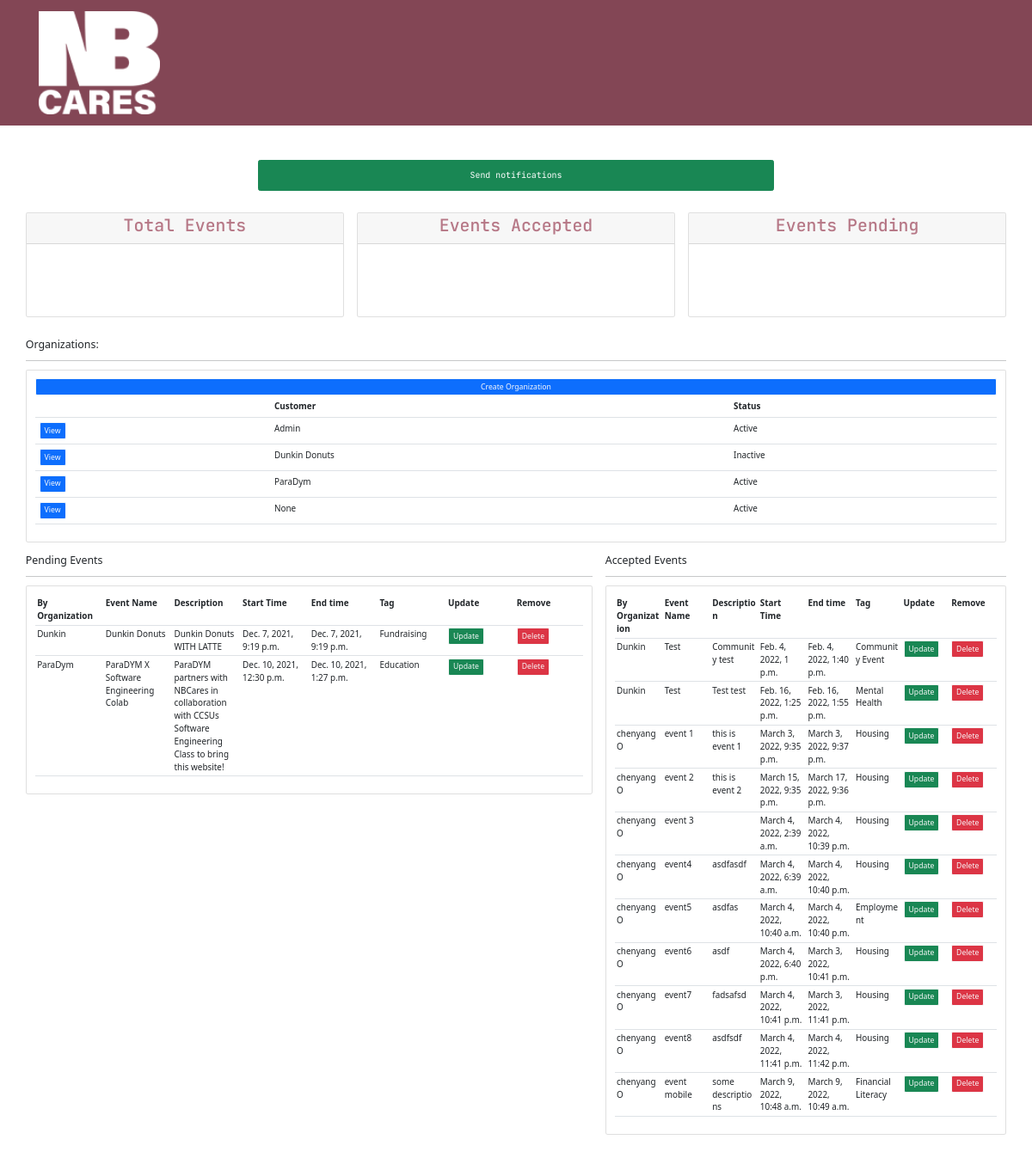
/admin-panel (signed in), run on an earlier commit of the app's database.
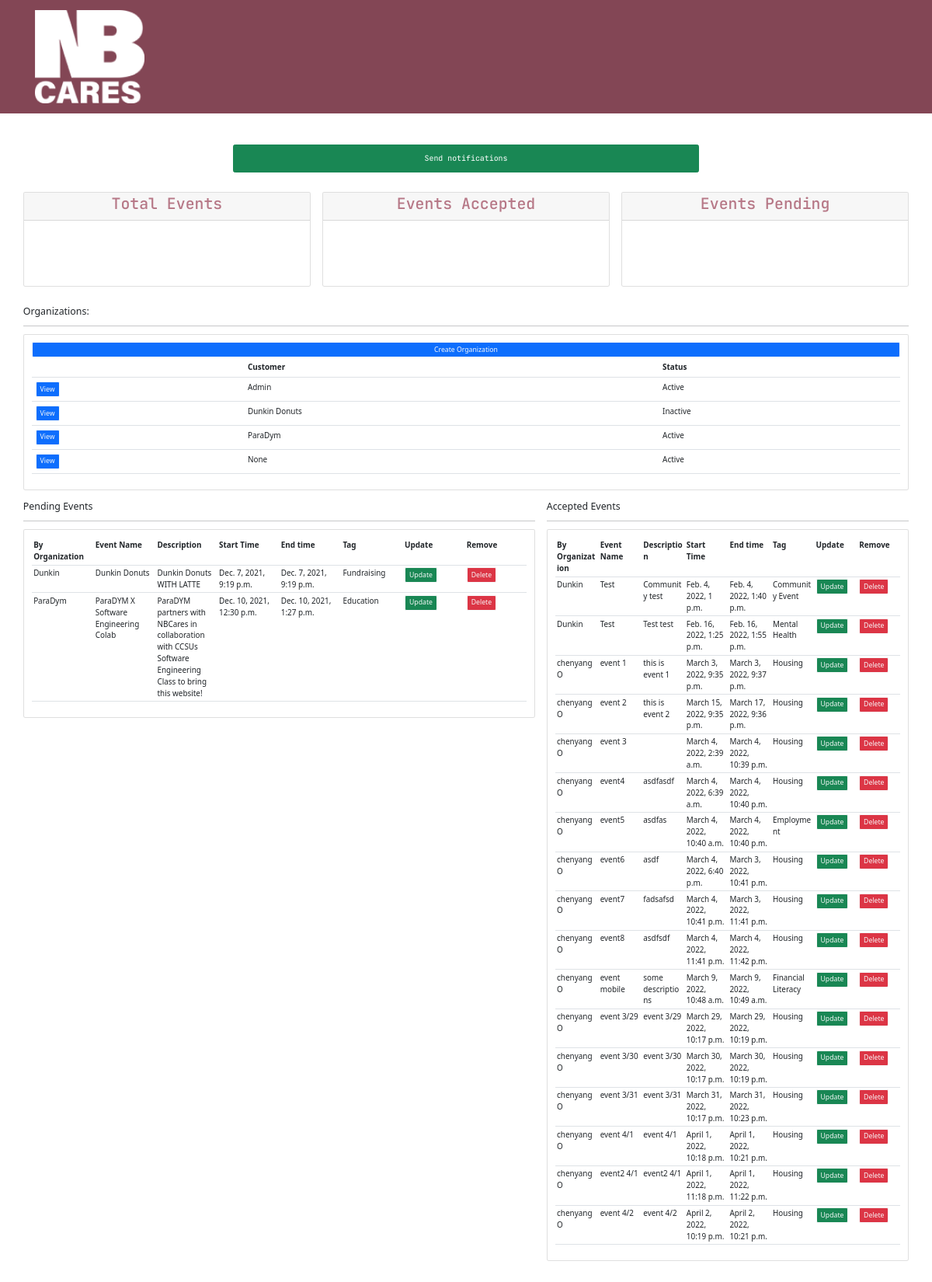
And on a later commit of the database.
### ProjectSite/models.py (models this page shows, shortened)
class Organization(models.Model):
    ORGANIZATION_STATUS = (
        ('Active', 'Active'),
        ('Inactive', 'Inactive'),
    )
    user = models.OneToOneField(User, on_delete=models.CASCADE, null=True)
    org_name = models.CharField(max_length=40, null=True, blank=False)
    org_address = models.CharField(max_length=60, null=True, blank=True)
    org_phone = models.CharField(max_length=20, null=True, blank=True)
    org_email = models.EmailField(null=True, blank=True)
    org_status = models.CharField(max_length=20, choices=ORGANIZATION_STATUS, default='Active')
    org_date_created = models.DateTimeField(auto_now_add=True, null=True, blank=True)
    def __str__(self):
        return str(self.user)

class Event(models.Model):
    EVENT_TAGS = (
        ('Housing', 'Housing'), ('Employment', 'Employment'), ('Education', 'Education'),
        ('Financial Literacy', 'Financial Literacy'), ('Healthcare', 'Healthcare'), ('Mental Health', 'Mental Health'),
        ('Family Engagement', 'Family Engagement'), ('Children Activities', 'Children Activities'), ('Art', 'Art'),
        ('Community Event', 'Community Event'), ('Fundraising', 'Fundraising'), ('Other', 'Other'),
    )
    EVENT_STATUS = (
        (u'Accepted', u'Accepted'),
        (u'Pending', u'Pending'),
        (u'Canceled', u'Canceled'),
        (u'Requested For Change', u'Requested For Change'),
    )
    user = models.ForeignKey(Organization, on_delete=models.CASCADE)
    event_name = models.CharField(max_length=100, null=True, blank=False)
    event_description = models.TextField(max_length=400, null=True, blank=True)
    event_sTime = models.DateTimeField()
    event_eTime = models.DateTimeField()
    event_tag = models.CharField(max_length=30, null=True, choices=EVENT_TAGS)
    event_status = models.CharField(max_length=30, choices=EVENT_STATUS, default='Pending')
    event_date_created = models.DateTimeField(auto_now_add=True, null=True, blank=True)
    event_popper = models.ImageField(null=True, blank=True, upload_to="images/")
    registered = models.ManyToManyField(User, default=None, blank=True, related_name='registeredUser')

### ProjectSite/decorators.py (the view)
        def wrapper_func(request, *args, **kwargs):
            group = None
            if request.user.groups.exists():
                group = request.user.groups.all()[0].name
            if group in allowed_roles:
                return view_func(request, *args, **kwargs)
            else:
                return HttpResponse('You are not authorized to view this page')

### templates/ProjectSite/admin-panel.html (shortened to what this page needs)
{% extends 'ProjectSite/log-base.html' %}
{% load static %}
{% block body %}
    <form action="{% url 'send_email_notifications' %}" method="GET" class="text-center">
        <button type="submit" class="btn btn-success w-50 p-3 m-3">Send notifications</button>
    </form>
    <br>
    <div class="row px-5">
        <div class="col">
            <div class="col-md">
                <div class="card text-center text-white  mb-3" id="total-orders">
                    <div class="card-header">
                        <h2 class="card-title">Total Events</h2>
                    </div>
                    <div class="card-body">
                        <h3 class="card-title">{{ total_events }}</h3>
                    </div>
                </div>
            </div>
        </div>
        <div class="col">
            <div class="col-md">
                <div class="card text-center text-white  mb-3" id="orders-delivered">
                    <div class="card-header">
                        <h2 class="card-title">Events Accepted</h2>
                    </div>
                    <div class="card-body">
                        <h3 class="card-title">{{ Accepted_events_Count }}</h3>
                    </div>
                </div>
            </div>
        </div>
        <div class="col">
            <div class="col-md">
                <div class="card text-center text-white  mb-3" id="orders-pending">
                    <div class="card-header">
                        <h2 class="card-title">Events Pending</h2>
                    </div>
                    <div class="card-body">
                        <h3 class="card-title">{{ pending_events_Count }}</h3>
                    </div>
                </div>
            </div>
        </div>
    </div>
    <br>
    <div class="row px-5">
        <div class="col-md-12 pb-4">
            <h5>Organizations:</h5>
            <hr>
            <div class="card card-body">
                <a class="btn btn-primary btn-sm btn-block btn-outline-light" href="{% url 'admin_user_creation' %}">Create
                    Organization</a>
                <table class="table table-lg">
                    <tr>
                        <th></th>
                        <th>Customer</th>
                        <th>Status</th>
                    </tr>
                    {% for org in orgs %}
                        <tr>
                            <td><a class="btn btn-primary btn-outline-light btn-sm btn-block"
                                   href="{% url 'admin_organization' org.id %}">View</a></td>
                            <td>{{ org.org_name }}</td>
                            <td>{{ org.org_status }}</td>
                        </tr>
                    {% endfor %}
                </table>
            </div>
        </div>
        <div class="col-md-7">
            <h5>Pending Events</h5>
            <hr>
            <div class="card card-body">
                <table class="table table-sm" style="table-layout: fixed">
                    <tr>
                        <th>By Organization</th>
                        <th>Event Name</th>
                        <th>Description</th>
                        <th>Start Time</th>
                        <th>End time</th>
                        <th>Tag</th>
                        <th>Update</th>
                        <th>Remove</th>
                    </tr>
                    {% for event in pending_events %}
                        <tr>
                            <td>{{ event.user }}</td>
                            <td>{{ event.event_name }}</td>
                            <td>{{ event.event_description }}</td>
                            <td>{{ event.event_sTime }}</td>
                            <td>{{ event.event_eTime }}</td>
                            <td>{{ event.event_tag }}</td>
                            <td><a class="btn btn-success btn-outline-light btn-sm btn-block"
                                   href="{% url 'update_events' event.id %}">Update</a></td>
                            <td><a class="btn btn-danger btn-outline-light btn-sm btn-block"
                                   href="{% url 'delete_events' event.id %}">Delete</a></td>
                        </tr>
                    {% endfor %}
                </table>
            </div>
        </div>
        <div class="col-md-5">
            <h5>Accepted Events</h5>
            <hr>
            <div class="card card-body">
                <table class="table table-sm" style="table-layout: fixed">
                    <tr>
                        <th>By Organization</th>
                        <th>Event Name</th>
                        <th>Description</th>
                        <th>Start Time</th>
                        <th>End time</th>
                        <th>Tag</th>
                        <th>Update</th>
                        <th>Remove</th>
                    </tr>
                    {% for event in Accepted_events %}
                        <tr>
                            <td>{{ event.user }}</td>
                            <td>{{ event.event_name }}</td>
                            <td style="word-wrap: break-word">{{ event.event_description }}</td>
                            <td>{{ event.event_sTime }}</td>
                            <td>{{ event.event_eTime }}</td>
                            <td>{{ event.event_tag }}</td>
                            <td><a class="btn btn-success btn-outline-light btn-sm btn-block"
                                   href="{% url 'update_events' event.id %}">Update</a></td>
                            <td><a class="btn btn-danger btn-outline-light btn-sm btn-block"
                                   href="{% url 'delete_events' event.id %}">Delete</a></td>
                        </tr>
                    {% endfor %}
                </table>
            </div>
        </div>
    </div>
{% endblock %}

### templates/ProjectSite/log-base.html (shortened to what this page needs)
{% load static %}
<!DOCTYPE html>
<html lang="en">
<head>
    <link href="https://cdn.jsdelivr.net/npm/bootstrap@5.1.3/dist/css/bootstrap.min.css" rel="stylesheet"
>
    {% block more-styles %}
        <link rel="stylesheet" href="{% static 'css/ProjectSite.css' %}">
    {% endblock %}
</head>
<body>
<nav class="navbar navbar-expand-lg navbar-dark navbar-custom mb-5">
    <div class="container px-4">
        <a class="navbar-brand" href="{% url 'home' %}"><img src="{% static 'images/KO-NB-Cares-logo.png' %}"
                                                             alt="logo"></a>
    </div>
</nav>
{% block body %}
{% endblock %}
</body>
</html>

### static/css/ProjectSite.css (style rules this page uses)
* { margin: 0; padding: 0; }
html { position: relative; min-height: 100%; font-size: 62%; scroll-behavior: smooth; }
body { --main-color: #EFD466; --primary-color: #D7B030; --button-background: #FFF7B6; --primary-button-background: #b67786; --background-color: #834655; margin-bottom: 180px; }
h1,h2 { font-family: 'JetBrains Mono', monospace;color: var(--primary-button-background); }
button { font-family: 'JetBrains Mono', monospace;color: var(--primary-button-background); }
h3 { font-weight: 750; font-size: 2.9rem; line-height: 6rem; text-transform: capitalize; }
a { text-decoration: none;cursor: pointer; }
.navbar { position: relative; display: flex; flex-wrap: wrap; align-items: center; justify-content: space-between; padding-top: 0.5rem; padding-bottom: 0.5rem; }
.navbar > .container, .navbar > .container-fluid { display: flex; flex-wrap: inherit; align-items: center; justify-content: space-between; }
.navbar-custom { padding-top: 1rem; padding-bottom: 1rem; background-color: var(--background-color); }
.navbar-custom .navbar-brand { text-transform: uppercase; font-size: 1rem; letter-spacing: 0.1rem; font-weight: 700; }
@media (min-width: 992px) { .navbar-expand-lg { flex-wrap: nowrap;justify-content: flex-start; } }
.container { width: 100%; padding-right: var(--bs-gutter-x, 0.75rem); padding-left: var(--bs-gutter-x, 0.75rem); margin-right: auto; margin-left: auto; }
@media (min-width: 576px) { .container { max-width: 540px; } }
@media (min-width: 768px) { .container { max-width: 720px; } }
@media (min-width: 992px) { .container { max-width: 960px; } }
@media (min-width: 1200px) { .container { max-width: 1140px; } }
h2 { margin: 0 0 1rem; line-height: 1; }

What changed in the data, as far as the page shows it:
added Event: user "chenyangO", event_name "event 3/29", event_description "event 3/29", event_sTime "March 29, 2022, 10:17 p.m.", event_eTime "March 29, 2022, 10:19 p.m.", event_tag "Housing", shown under "Accepted Events"
added Event: user "chenyangO", event_name "event 3/30", event_description "event 3/30", event_sTime "March 30, 2022, 10:17 p.m.", event_eTime "March 30, 2022, 10:19 p.m.", event_tag "Housing", shown under "Accepted Events"
added Event: user "chenyangO", event_name "event 3/31", event_description "event 3/31", event_sTime "March 31, 2022, 10:17 p.m.", event_eTime "March 31, 2022, 10:23 p.m.", event_tag "Housing", shown under "Accepted Events"
added Event: user "chenyangO", event_name "event 4/1", event_description "event 4/1", event_sTime "April 1, 2022, 10:18 p.m.", event_eTime "April 1, 2022, 10:21 p.m.", event_tag "Housing", shown under "Accepted Events"
added Event: user "chenyangO", event_name "event2 4/1", event_description "event2 4/1", event_sTime "April 1, 2022, 11:18 p.m.", event_eTime "April 1, 2022, 11:22 p.m.", event_tag "Housing", shown under "Accepted Events"
added Event: user "chenyangO", event_name "event 4/2", event_description "event 4/2", event_sTime "April 2, 2022, 10:19 p.m.", event_eTime "April 2, 2022, 10:21 p.m.", event_tag "Housing", shown under "Accepted Events"
